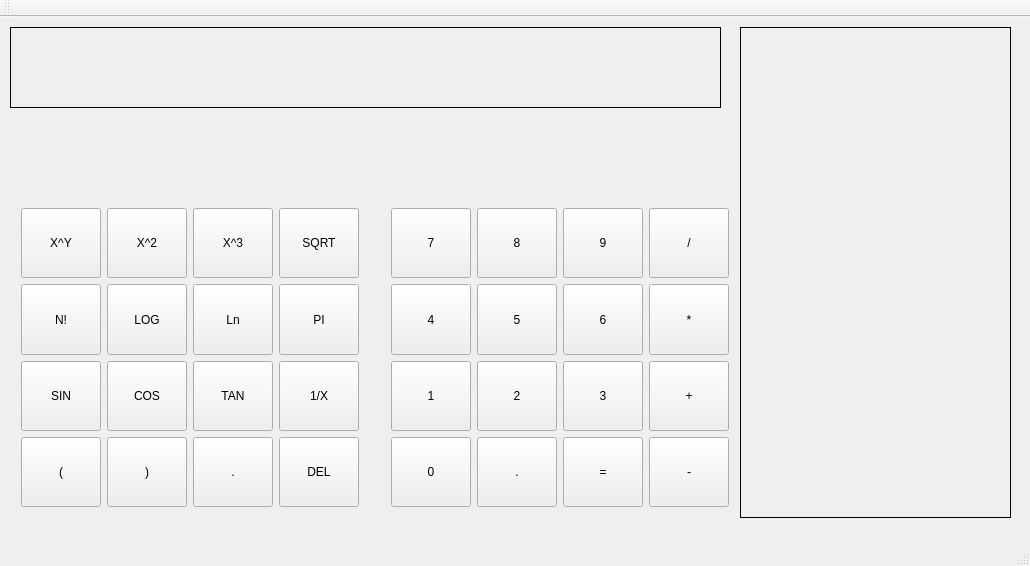
<?xml version="1.0" encoding="UTF-8"?>
<ui version="4.0">
 <class>MainWindow</class>
 <widget class="QMainWindow" name="MainWindow">
  <property name="geometry">
   <rect>
    <x>0</x>
    <y>0</y>
    <width>1030</width>
    <height>566</height>
   </rect>
  </property>
  <property name="windowTitle">
   <string>MainWindow</string>
  </property>
  <widget class="QWidget" name="centralWidget">
   <widget class="QLabel" name="HistoryLabel">
    <property name="geometry">
     <rect>
      <x>740</x>
      <y>10</y>
      <width>271</width>
      <height>491</height>
     </rect>
    </property>
    <property name="frameShape">
     <enum>QFrame::Panel</enum>
    </property>
    <property name="text">
     <string/>
    </property>
   </widget>
   <widget class="QWidget" name="gridLayoutWidget">
    <property name="geometry">
     <rect>
      <x>10</x>
      <y>110</y>
      <width>711</width>
      <height>51</height>
     </rect>
    </property>
    <layout class="QGridLayout" name="gridLayout"/>
   </widget>
   <widget class="QWidget" name="gridLayoutWidget_2">
    <property name="geometry">
     <rect>
      <x>380</x>
      <y>180</y>
      <width>340</width>
      <height>321</height>
     </rect>
    </property>
    <layout class="QGridLayout" name="gridLayout_2">
     <property name="sizeConstraint">
      <enum>QLayout::SetMinAndMaxSize</enum>
     </property>
     <property name="spacing">
      <number>6</number>
     </property>
     <item row="2" column="1">
      <widget class="QPushButton" name="bt2">
       <property name="sizePolicy">
        <sizepolicy hsizetype="MinimumExpanding" vsizetype="MinimumExpanding">
         <horstretch>0</horstretch>
         <verstretch>0</verstretch>
        </sizepolicy>
       </property>
       <property name="text">
        <string>2</string>
       </property>
      </widget>
     </item>
     <item row="1" column="0">
      <widget class="QPushButton" name="bt4">
       <property name="sizePolicy">
        <sizepolicy hsizetype="MinimumExpanding" vsizetype="MinimumExpanding">
         <horstretch>0</horstretch>
         <verstretch>0</verstretch>
        </sizepolicy>
       </property>
       <property name="text">
        <string>4</string>
       </property>
      </widget>
     </item>
     <item row="0" column="1">
      <widget class="QPushButton" name="bt8">
       <property name="sizePolicy">
        <sizepolicy hsizetype="MinimumExpanding" vsizetype="MinimumExpanding">
         <horstretch>0</horstretch>
         <verstretch>0</verstretch>
        </sizepolicy>
       </property>
       <property name="text">
        <string>8</string>
       </property>
      </widget>
     </item>
     <item row="2" column="0">
      <widget class="QPushButton" name="bt1">
       <property name="sizePolicy">
        <sizepolicy hsizetype="MinimumExpanding" vsizetype="MinimumExpanding">
         <horstretch>0</horstretch>
         <verstretch>0</verstretch>
        </sizepolicy>
       </property>
       <property name="text">
        <string>1</string>
       </property>
      </widget>
     </item>
     <item row="2" column="2">
      <widget class="QPushButton" name="bt3">
       <property name="sizePolicy">
        <sizepolicy hsizetype="MinimumExpanding" vsizetype="MinimumExpanding">
         <horstretch>0</horstretch>
         <verstretch>0</verstretch>
        </sizepolicy>
       </property>
       <property name="text">
        <string>3</string>
       </property>
      </widget>
     </item>
     <item row="1" column="2">
      <widget class="QPushButton" name="bt6">
       <property name="sizePolicy">
        <sizepolicy hsizetype="MinimumExpanding" vsizetype="MinimumExpanding">
         <horstretch>0</horstretch>
         <verstretch>0</verstretch>
        </sizepolicy>
       </property>
       <property name="text">
        <string>6</string>
       </property>
      </widget>
     </item>
     <item row="1" column="1">
      <widget class="QPushButton" name="bt5">
       <property name="sizePolicy">
        <sizepolicy hsizetype="MinimumExpanding" vsizetype="MinimumExpanding">
         <horstretch>0</horstretch>
         <verstretch>0</verstretch>
        </sizepolicy>
       </property>
       <property name="text">
        <string>5</string>
       </property>
      </widget>
     </item>
     <item row="0" column="0">
      <widget class="QPushButton" name="bt7">
       <property name="sizePolicy">
        <sizepolicy hsizetype="MinimumExpanding" vsizetype="MinimumExpanding">
         <horstretch>0</horstretch>
         <verstretch>0</verstretch>
        </sizepolicy>
       </property>
       <property name="text">
        <string>7</string>
       </property>
      </widget>
     </item>
     <item row="2" column="3">
      <widget class="QPushButton" name="btAdd">
       <property name="sizePolicy">
        <sizepolicy hsizetype="MinimumExpanding" vsizetype="MinimumExpanding">
         <horstretch>0</horstretch>
         <verstretch>0</verstretch>
        </sizepolicy>
       </property>
       <property name="text">
        <string>+</string>
       </property>
      </widget>
     </item>
     <item row="0" column="2">
      <widget class="QPushButton" name="bt9">
       <property name="sizePolicy">
        <sizepolicy hsizetype="MinimumExpanding" vsizetype="MinimumExpanding">
         <horstretch>0</horstretch>
         <verstretch>0</verstretch>
        </sizepolicy>
       </property>
       <property name="text">
        <string>9</string>
       </property>
      </widget>
     </item>
     <item row="1" column="3">
      <widget class="QPushButton" name="btMul">
       <property name="sizePolicy">
        <sizepolicy hsizetype="MinimumExpanding" vsizetype="MinimumExpanding">
         <horstretch>0</horstretch>
         <verstretch>0</verstretch>
        </sizepolicy>
       </property>
       <property name="text">
        <string>*</string>
       </property>
      </widget>
     </item>
     <item row="0" column="3">
      <widget class="QPushButton" name="btDiv">
       <property name="sizePolicy">
        <sizepolicy hsizetype="MinimumExpanding" vsizetype="MinimumExpanding">
         <horstretch>0</horstretch>
         <verstretch>0</verstretch>
        </sizepolicy>
       </property>
       <property name="text">
        <string>/</string>
       </property>
      </widget>
     </item>
     <item row="3" column="3">
      <widget class="QPushButton" name="btsub">
       <property name="sizePolicy">
        <sizepolicy hsizetype="MinimumExpanding" vsizetype="MinimumExpanding">
         <horstretch>0</horstretch>
         <verstretch>0</verstretch>
        </sizepolicy>
       </property>
       <property name="text">
        <string>-</string>
       </property>
      </widget>
     </item>
     <item row="3" column="0">
      <widget class="QPushButton" name="bt0">
       <property name="sizePolicy">
        <sizepolicy hsizetype="MinimumExpanding" vsizetype="MinimumExpanding">
         <horstretch>0</horstretch>
         <verstretch>0</verstretch>
        </sizepolicy>
       </property>
       <property name="text">
        <string>0</string>
       </property>
      </widget>
     </item>
     <item row="3" column="1">
      <widget class="QPushButton" name="btDec">
       <property name="sizePolicy">
        <sizepolicy hsizetype="MinimumExpanding" vsizetype="MinimumExpanding">
         <horstretch>0</horstretch>
         <verstretch>0</verstretch>
        </sizepolicy>
       </property>
       <property name="text">
        <string>.</string>
       </property>
      </widget>
     </item>
     <item row="3" column="2">
      <widget class="QPushButton" name="btEq">
       <property name="sizePolicy">
        <sizepolicy hsizetype="MinimumExpanding" vsizetype="MinimumExpanding">
         <horstretch>0</horstretch>
         <verstretch>0</verstretch>
        </sizepolicy>
       </property>
       <property name="text">
        <string>=</string>
       </property>
      </widget>
     </item>
    </layout>
   </widget>
   <widget class="QWidget" name="gridLayoutWidget_3">
    <property name="geometry">
     <rect>
      <x>10</x>
      <y>180</y>
      <width>340</width>
      <height>321</height>
     </rect>
    </property>
    <layout class="QGridLayout" name="gridLayout_3">
     <property name="sizeConstraint">
      <enum>QLayout::SetMinAndMaxSize</enum>
     </property>
     <property name="spacing">
      <number>6</number>
     </property>
     <item row="2" column="1">
      <widget class="QPushButton" name="Cosbt">
       <property name="sizePolicy">
        <sizepolicy hsizetype="MinimumExpanding" vsizetype="MinimumExpanding">
         <horstretch>0</horstretch>
         <verstretch>0</verstretch>
        </sizepolicy>
       </property>
       <property name="text">
        <string>COS</string>
       </property>
      </widget>
     </item>
     <item row="1" column="0">
      <widget class="QPushButton" name="NFact">
       <property name="sizePolicy">
        <sizepolicy hsizetype="MinimumExpanding" vsizetype="MinimumExpanding">
         <horstretch>0</horstretch>
         <verstretch>0</verstretch>
        </sizepolicy>
       </property>
       <property name="text">
        <string>N!</string>
       </property>
      </widget>
     </item>
     <item row="0" column="1">
      <widget class="QPushButton" name="Xraise2">
       <property name="sizePolicy">
        <sizepolicy hsizetype="MinimumExpanding" vsizetype="MinimumExpanding">
         <horstretch>0</horstretch>
         <verstretch>0</verstretch>
        </sizepolicy>
       </property>
       <property name="text">
        <string>X^2</string>
       </property>
      </widget>
     </item>
     <item row="2" column="0">
      <widget class="QPushButton" name="Sinbt">
       <property name="sizePolicy">
        <sizepolicy hsizetype="MinimumExpanding" vsizetype="MinimumExpanding">
         <horstretch>0</horstretch>
         <verstretch>0</verstretch>
        </sizepolicy>
       </property>
       <property name="text">
        <string>SIN</string>
       </property>
      </widget>
     </item>
     <item row="2" column="2">
      <widget class="QPushButton" name="Tan_bt">
       <property name="sizePolicy">
        <sizepolicy hsizetype="MinimumExpanding" vsizetype="MinimumExpanding">
         <horstretch>0</horstretch>
         <verstretch>0</verstretch>
        </sizepolicy>
       </property>
       <property name="text">
        <string>TAN</string>
       </property>
      </widget>
     </item>
     <item row="1" column="2">
      <widget class="QPushButton" name="Ln">
       <property name="sizePolicy">
        <sizepolicy hsizetype="MinimumExpanding" vsizetype="MinimumExpanding">
         <horstretch>0</horstretch>
         <verstretch>0</verstretch>
        </sizepolicy>
       </property>
       <property name="text">
        <string>Ln</string>
       </property>
      </widget>
     </item>
     <item row="1" column="1">
      <widget class="QPushButton" name="Log">
       <property name="sizePolicy">
        <sizepolicy hsizetype="MinimumExpanding" vsizetype="MinimumExpanding">
         <horstretch>0</horstretch>
         <verstretch>0</verstretch>
        </sizepolicy>
       </property>
       <property name="text">
        <string>LOG</string>
       </property>
      </widget>
     </item>
     <item row="0" column="0">
      <widget class="QPushButton" name="XraiseY">
       <property name="sizePolicy">
        <sizepolicy hsizetype="MinimumExpanding" vsizetype="MinimumExpanding">
         <horstretch>0</horstretch>
         <verstretch>0</verstretch>
        </sizepolicy>
       </property>
       <property name="text">
        <string>X^Y</string>
       </property>
      </widget>
     </item>
     <item row="2" column="3">
      <widget class="QPushButton" name="InverseX">
       <property name="sizePolicy">
        <sizepolicy hsizetype="MinimumExpanding" vsizetype="MinimumExpanding">
         <horstretch>0</horstretch>
         <verstretch>0</verstretch>
        </sizepolicy>
       </property>
       <property name="text">
        <string>1/X</string>
       </property>
      </widget>
     </item>
     <item row="0" column="2">
      <widget class="QPushButton" name="Xraise3">
       <property name="sizePolicy">
        <sizepolicy hsizetype="MinimumExpanding" vsizetype="MinimumExpanding">
         <horstretch>0</horstretch>
         <verstretch>0</verstretch>
        </sizepolicy>
       </property>
       <property name="text">
        <string>X^3</string>
       </property>
      </widget>
     </item>
     <item row="1" column="3">
      <widget class="QPushButton" name="Pi">
       <property name="sizePolicy">
        <sizepolicy hsizetype="MinimumExpanding" vsizetype="MinimumExpanding">
         <horstretch>0</horstretch>
         <verstretch>0</verstretch>
        </sizepolicy>
       </property>
       <property name="text">
        <string>PI</string>
       </property>
      </widget>
     </item>
     <item row="0" column="3">
      <widget class="QPushButton" name="SQRT">
       <property name="sizePolicy">
        <sizepolicy hsizetype="MinimumExpanding" vsizetype="MinimumExpanding">
         <horstretch>0</horstretch>
         <verstretch>0</verstretch>
        </sizepolicy>
       </property>
       <property name="text">
        <string>SQRT</string>
       </property>
      </widget>
     </item>
     <item row="3" column="1">
      <widget class="QPushButton" name="btBrac_Right">
       <property name="sizePolicy">
        <sizepolicy hsizetype="MinimumExpanding" vsizetype="MinimumExpanding">
         <horstretch>0</horstretch>
         <verstretch>0</verstretch>
        </sizepolicy>
       </property>
       <property name="text">
        <string>)</string>
       </property>
      </widget>
     </item>
     <item row="3" column="2">
      <widget class="QPushButton" name="pushButton_14">
       <property name="sizePolicy">
        <sizepolicy hsizetype="MinimumExpanding" vsizetype="MinimumExpanding">
         <horstretch>0</horstretch>
         <verstretch>0</verstretch>
        </sizepolicy>
       </property>
       <property name="text">
        <string>.</string>
       </property>
      </widget>
     </item>
     <item row="3" column="0">
      <widget class="QPushButton" name="btBrac_Left">
       <property name="sizePolicy">
        <sizepolicy hsizetype="MinimumExpanding" vsizetype="MinimumExpanding">
         <horstretch>0</horstretch>
         <verstretch>0</verstretch>
        </sizepolicy>
       </property>
       <property name="text">
        <string>(</string>
       </property>
      </widget>
     </item>
     <item row="3" column="3">
      <widget class="QPushButton" name="btDel">
       <property name="sizePolicy">
        <sizepolicy hsizetype="MinimumExpanding" vsizetype="MinimumExpanding">
         <horstretch>0</horstretch>
         <verstretch>0</verstretch>
        </sizepolicy>
       </property>
       <property name="text">
        <string>DEL</string>
       </property>
      </widget>
     </item>
    </layout>
   </widget>
   <widget class="QLabel" name="Display">
    <property name="geometry">
     <rect>
      <x>10</x>
      <y>10</y>
      <width>711</width>
      <height>81</height>
     </rect>
    </property>
    <property name="font">
     <font>
      <pointsize>18</pointsize>
     </font>
    </property>
    <property name="layoutDirection">
     <enum>Qt::RightToLeft</enum>
    </property>
    <property name="frameShape">
     <enum>QFrame::Box</enum>
    </property>
    <property name="text">
     <string/>
    </property>
   </widget>
  </widget>
  <widget class="QMenuBar" name="menuBar">
   <property name="geometry">
    <rect>
     <x>0</x>
     <y>0</y>
     <width>1030</width>
     <height>25</height>
    </rect>
   </property>
  </widget>
  <widget class="QToolBar" name="mainToolBar">
   <attribute name="toolBarArea">
    <enum>TopToolBarArea</enum>
   </attribute>
   <attribute name="toolBarBreak">
    <bool>false</bool>
   </attribute>
  </widget>
  <widget class="QStatusBar" name="statusBar"/>
 </widget>
 <layoutdefault spacing="6" margin="11"/>
 <resources/>
 <connections/>
</ui>
